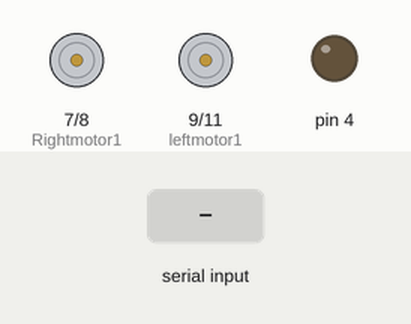
The sketch below on a simulated Arduino Uno, built with avr-gcc and run on an emulated ATmega328P. Shown: motor-driver pin pairs drawn as motors (green arrow = first pin HIGH = forward, orange = second pin HIGH = backward, longer = more drive, scaled by the enable pin), output pins drawn as LEDs (lit = HIGH). Inputs (shaded band) come from the test bench.

Above: at 1.2 s.
1.3 s: "1" received over Serial
At 1.7 s:
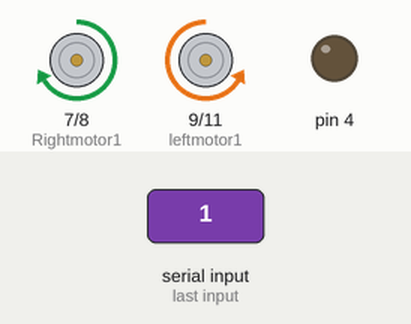
2.8 s: "3" received over Serial
At 4.0 s:
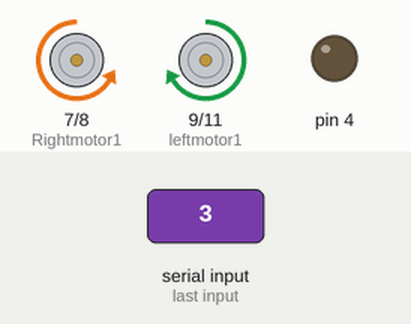
4.3 s: "2" received over Serial
At 5.3 s:
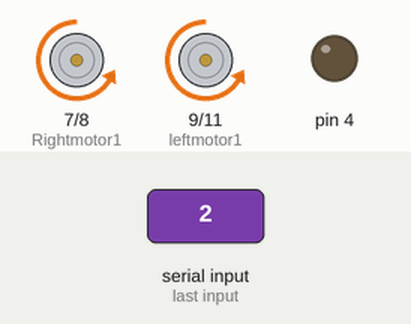
5.8 s: "4" received over Serial
At 6.5 s:
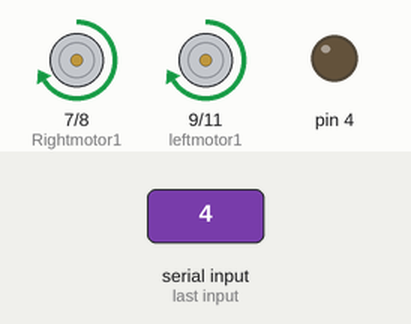
7.3 s: "5" received over Serial
At 7.7 s:
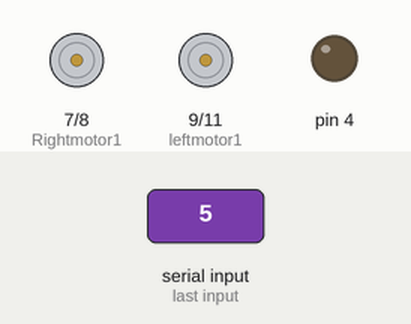
Timing chart, 0 to 10.3 s (numbered marks = the images above; inputs shaded):
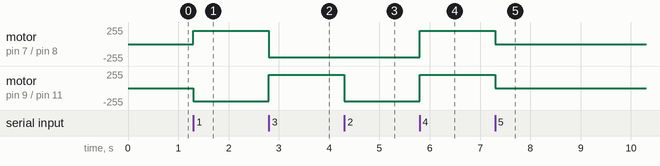

Measured:
- after the input at 1.3 s, motor on pin 7 (Rightmotor1) / pin 8 (Rightmotor2): stopped → forward 200/255 at once; motor on pin 9 (leftmotor1) / pin 11 (leftmotor2): stopped → backward 200/255 at once
- after the input at 2.8 s, motor on pin 7 (Rightmotor1) / pin 8 (Rightmotor2): forward 200/255 → backward 200/255 at once; motor on pin 9 (leftmotor1) / pin 11 (leftmotor2): backward 200/255 → forward 200/255 at once
- after the input at 4.3 s, motor on pin 9 (leftmotor1) / pin 11 (leftmotor2): forward 200/255 → backward 200/255 at once
- after the input at 5.8 s, motor on pin 7 (Rightmotor1) / pin 8 (Rightmotor2), motor on pin 9 (leftmotor1) / pin 11 (leftmotor2): backward 200/255 → forward 200/255 at once
- after the input at 7.3 s, motor on pin 7 (Rightmotor1) / pin 8 (Rightmotor2), motor on pin 9 (leftmotor1) / pin 11 (leftmotor2): forward 200/255 → stopped at once

The sketch:

IOT_Project.ino
```cpp
#include <SoftwareSerial.h> // TX RX software library for bluetooth
#include <Servo.h>  //servo library
Servo myservo;
SoftwareSerial mySerial(2,3);  // Connect the TXD pin of BT module to pin 2 of the Arduino and the RXD pin of BT module to pin 3 of Arduino.
#include <DHT.h>
#include <math.h>

#define DHTPIN 13
#define DHTTYPE DHT22
DHT dht(DHTPIN,DHTTYPE);

int Rightmotor1 = 7; //pin 1 of Rightmotor
int Rightmotor2 = 8; //pin2 of Rightmotor
int leftmotor1 = 9;//pin1 of leftmotor
int leftmotor2 = 11;//pin2 of leftmotor
int en1=5; //enable pin for Rightmotor
int en2=6; // enable pin for leftmotor

char t;

void setup()
{
  pinMode(2,OUTPUT);
  pinMode(4,OUTPUT);
  pinMode(Rightmotor1,OUTPUT);  // attach Right Motor 1st wire to pin 4
  pinMode(Rightmotor2,OUTPUT); // attach Right Motor 1st wire to pin 5
  pinMode(leftmotor1,OUTPUT);// attach Right Motor 1st wire to pin 6
  pinMode(leftmotor2,OUTPUT);// attach Right Motor 1st wire to pin 7
  pinMode(en1,OUTPUT);  //attach motor drivers rightmotor enable pin to PWM pin 9 of arduino
  pinMode(en2,OUTPUT);//attach motor drivers leftmotor enable pin to PWM pin 10 of arduino

  Serial.begin(9600); //Setup usb serial connection to computer
  mySerial.begin(9600);//Setup Bluetooth serial connection to android

}

void loop()
{
  if(Serial.available()){
  t = Serial.read();
   }

    if(t == '1' or t == 'f'){  //if forward received do following
      digitalWrite(Rightmotor1, HIGH);  ////////////FORWARD ////////////////////////
      digitalWrite(Rightmotor2, LOW);
      digitalWrite(leftmotor1, LOW);
      digitalWrite(leftmotor2, HIGH);
       analogWrite(en1,200);// for controlling speed of Rightmotor vary the value from 0 to 255
       analogWrite(en2,200);// for controlling speed of leftmotor vary the value from 0 to 255
        delay(50);
     }

    else if(t == '3' or t == 'b'){  //if Back received do following

      digitalWrite(Rightmotor1, LOW);  ////////////BACK/////////////////////////////
      digitalWrite(Rightmotor2, HIGH);
      digitalWrite(leftmotor1, HIGH);
       digitalWrite(leftmotor2, LOW);
       analogWrite(en1,200);
       analogWrite(en2,200);
       delay(50);
     }


    else if(t == '2' or t =='l'){  //if left received do following
       digitalWrite(Rightmotor1,LOW);/////////////LEFT////////////////////////////
      digitalWrite(Rightmotor2, HIGH);
      digitalWrite(leftmotor1, LOW);
       digitalWrite(leftmotor2, HIGH);
       analogWrite(en1,200);
       analogWrite(en2,200);
       delay(50);
     }


    else if(t == '4' or t == 'r'){   //if Right received do following
      digitalWrite(Rightmotor1, HIGH);/////////////RIGHT////////////////////////
      digitalWrite(Rightmotor2, LOW);
      digitalWrite(leftmotor1, HIGH);
       digitalWrite(leftmotor2, LOW);
       analogWrite(en1,200);
       analogWrite(en2,200);
       delay(50);
    }

    else if(t == '5' or t =='s'){  //if stop received do following
      digitalWrite(Rightmotor1, LOW); ///////////stop/////////////////
      digitalWrite(Rightmotor2, LOW);
      digitalWrite(leftmotor1, LOW);
       digitalWrite(leftmotor2, LOW);

    }

  else if(t =='6' or t=='g'){
    float humidity = dht.readHumidity();

    float temp = dht.readTemperature();

    int light=analogRead(A1);

     Serial.print("Temp : ");
      Serial.print((int)temp);
      Serial.print("|");
      Serial.print("Hum : ");
      Serial.print((int)humidity);
    Serial.print("|");
    Serial.print("Light : ");
    Serial.print((int)light);
    delay(300);
    system("cls");
    if(light<=10)
    {
      digitalWrite(2,HIGH);
      digitalWrite(4,HIGH);
    }
    else{
      digitalWrite(2,LOW);
      digitalWrite(4,LOW);
    }
    }
      }


//    if (indicator ="y"){
//       digitalWrite(Trig, LOW);
//        delayMicroseconds(2);
//       digitalWrite(Trig, HIGH);
//      delayMicroseconds(20);
//      digitalWrite(Trig, LOW);
//     float  time= pulseIn(Echo, HIGH);
//     distance=time*340/20000;
//     Serial.write(distance);
//
//    }
//}

//float Distance() {
//  digitalWrite(Trig, LOW);
//  delayMicroseconds(2);
//  digitalWrite(Trig, HIGH);
//  delayMicroseconds(20);
//  digitalWrite(Trig, LOW);
//  int Fdistance = pulseIn(Echo,HIGH);
//  Fdistance= Fdistance / 58;
//  Serial.println(Fdistance);
//  return Fdistance;
//}
```
